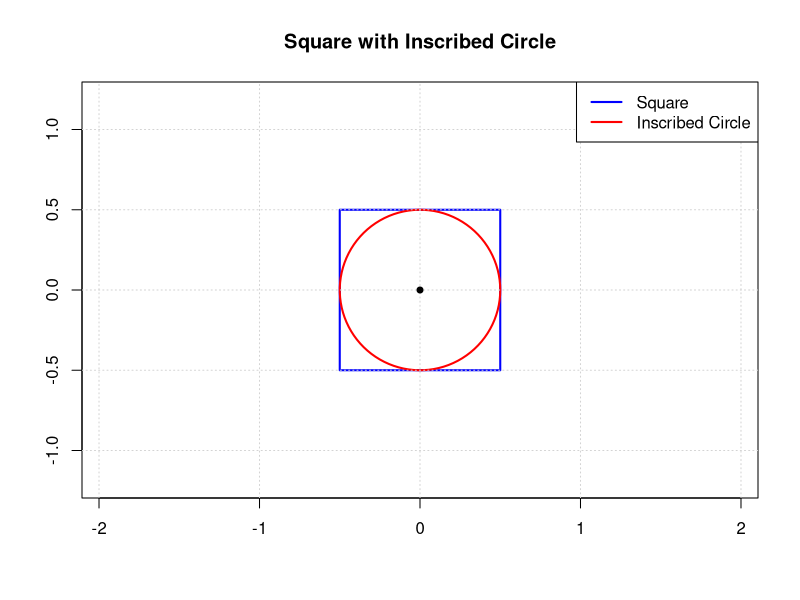
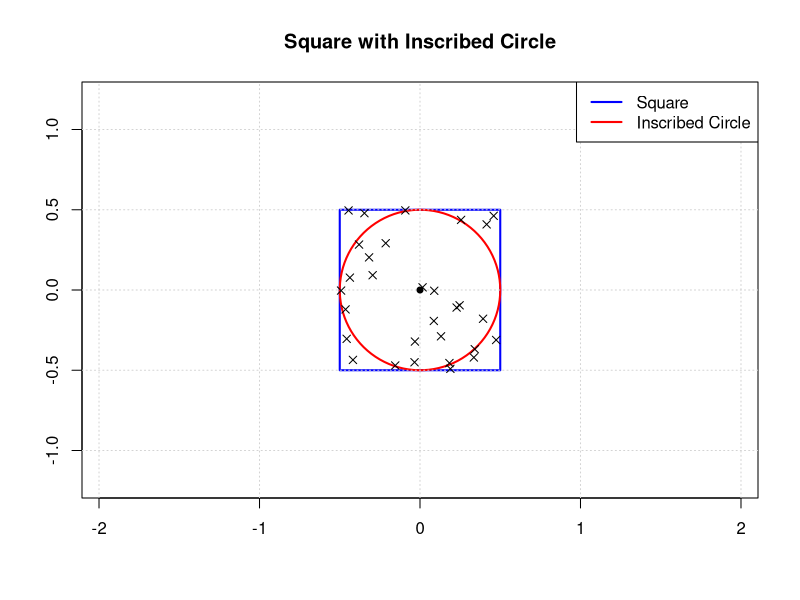
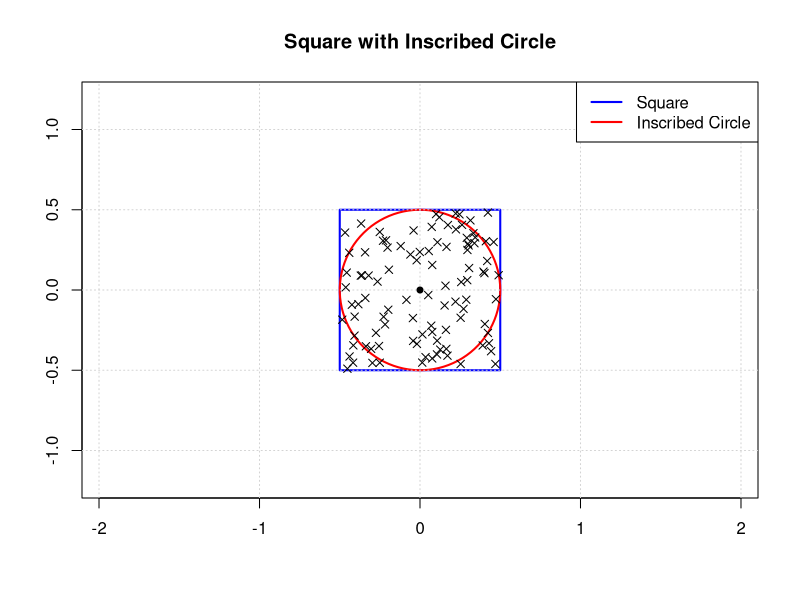
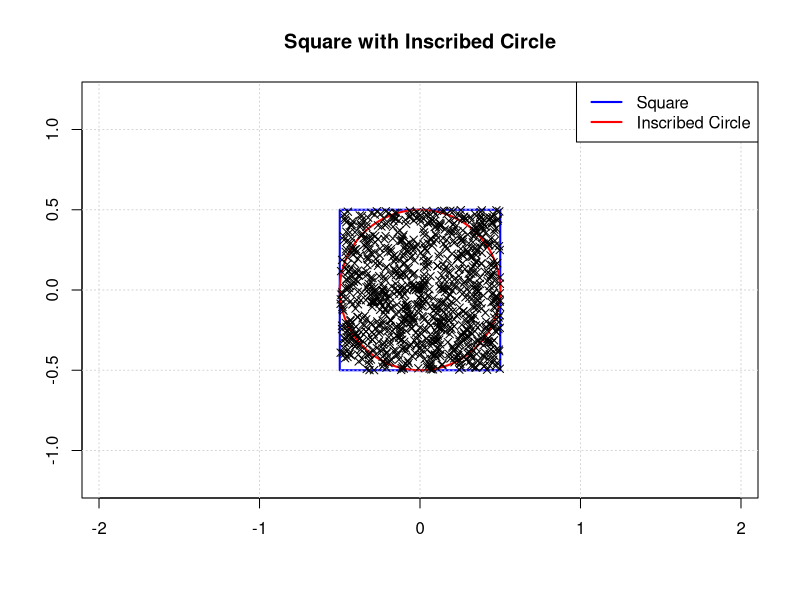
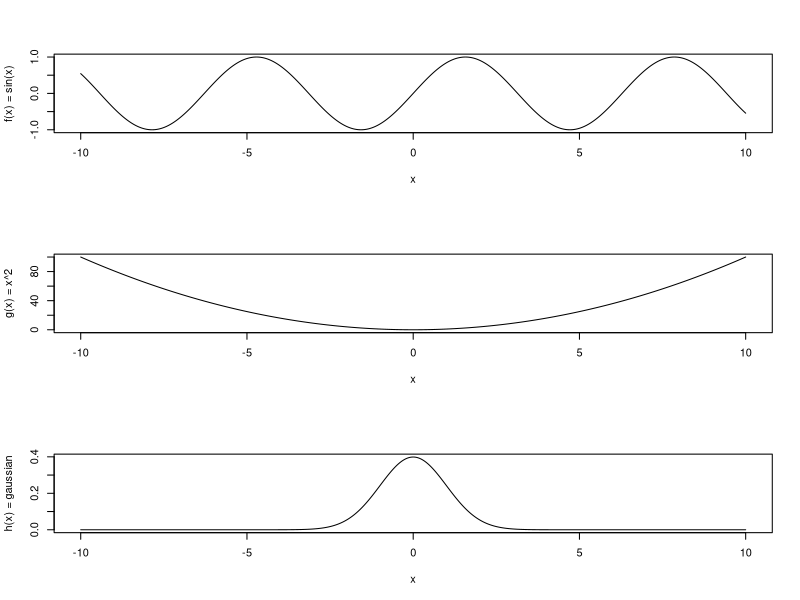
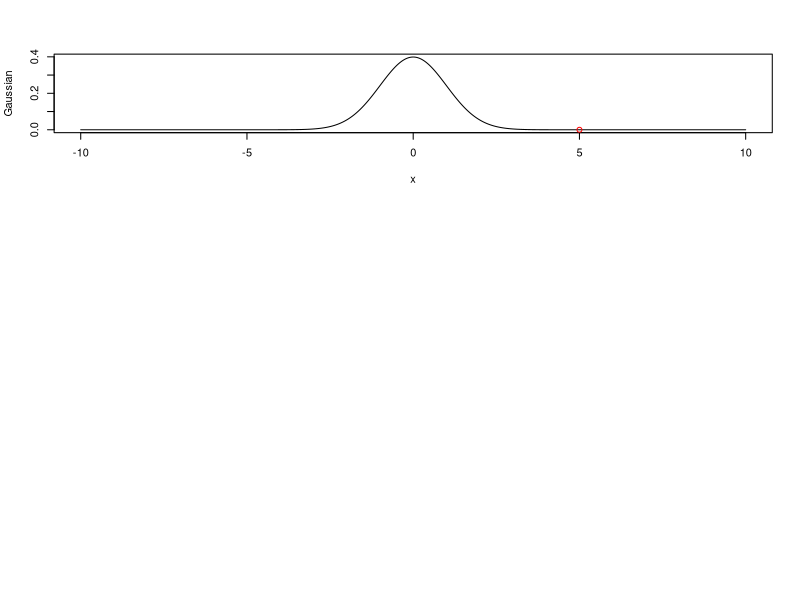
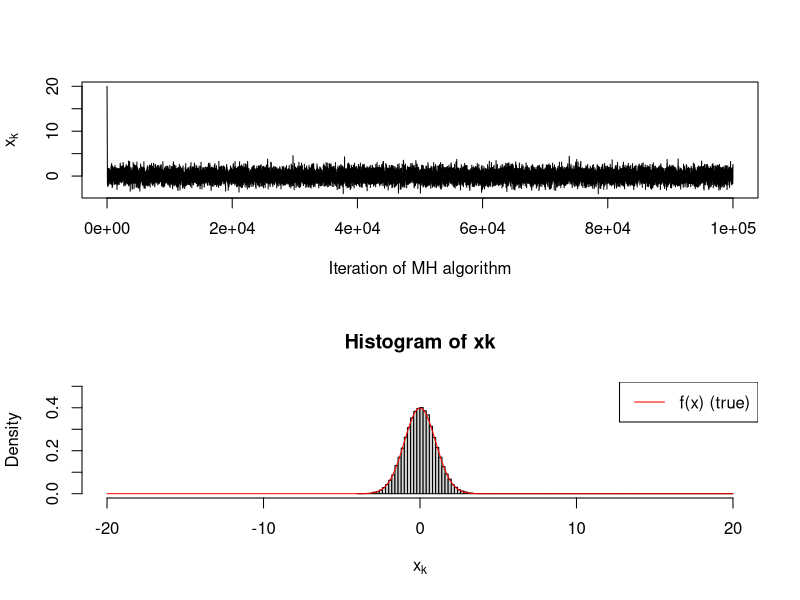

Recreate these plots in R, in order.
## ---- chunk 1
drawDartboard <- function(){
	# Square with Inscribed Circle in R
	# Set up the plot
	plot(c(-1.2, 1.2), c(-1.2, 1.2),
	     type = "n",
	     asp = 1,
	     xlab = "",
	     ylab = "",
	     main = "Square with Inscribed Circle")

	# Define square side length
	side_length <- 1
	half_side <- side_length / 2

	# Draw the square
	# Square vertices: bottom-left, bottom-right, top-right, top-left, back to bottom-left
	square_x <- c(-half_side, half_side, half_side, -half_side, -half_side)
	square_y <- c(-half_side, -half_side, half_side, half_side, -half_side)
	lines(square_x, square_y, col = "blue", lwd = 2)

	# Draw the inscribed circle
	# For a square with side length s, the inscribed circle has radius r = s/2
	radius <- side_length / 2
	theta <- seq(0, 2*pi, length.out = 100)
	circle_x <- radius * cos(theta)
	circle_y <- radius * sin(theta)
	lines(circle_x, circle_y, col = "red", lwd = 2)

	# Add a grid for reference
	grid(col = "lightgray", lty = "dotted")

	# Add legend
	legend("topright",
	       legend = c("Square", "Inscribed Circle"),
	       col = c("blue", "red"),
	       lwd = 2)

	# Optional: Add center point
	points(0, 0, pch = 19, col = "black", cex = 0.8)
}

drawDartboard()
## ---- chunk 2
throwDarts <- function(ndarts){

	# randomly choose (x,y) coordinates independently:
	x <- runif(ndarts,min=-0.5, max=0.5)
	y <- runif(ndarts,min=-0.5, max=0.5)

	# re-draw the dartboard:
	drawDartboard()

	# add the hit locations to the dartboard:
	points(x,y, pch=4)

	return(list(x=x,y=y))
}

throwDarts(30)
## ---- chunk 3
countDartsInside <- function(ndarts){
	darts <- throwDarts(ndarts)

	x = darts$x
	y = darts$y
	r = sqrt(x^2 + y^2)

	numinside = sum(r < 0.5)
	return(numinside/ndarts)
}

# I'll throw 100 darts:
countDartsInside(100)
## ---- chunk 4
calculatePi <- function(ndarts){

	ratio = countDartsInside(ndarts)
	pi_approx = 4 * ratio

	return(pi_approx)
}

# I will throw 1000 darts at the board:
calculatePi(1000)
## ---- chunk 5
#limits of integration:
a <- -5
b <- 5

# functions to integrate:
f <- function(x)sin(x)
g <- function(x) x^2
h <- function(x) 1/sqrt(2*pi) * exp(-x^2/2)

# antiderivatives of these functions (should have +C):
bigf <-function(x) -cos(x)
G <- function(x) x^3/3
H <- function(x) pnorm(x,mean=0,sd=1)
## ---- chunk 6
# bigf(5) - bigf)-5) = 0 (also b/c sin(x) is odd)
# G(5) - G(-5) = 250/3 = 83.333..
# H(5) - H(-5) = 0.9999994

# Let's plot these:
xvals <- seq(-10,10,length=1000)
par(mfrow=c(3,1))
plot(xvals, sapply(xvals, f), type='l',xlab='x',ylab='f(x) = sin(x)')
plot(xvals, sapply(xvals, g), type='l',xlab='x',ylab='g(x) = x^2')
plot(xvals, sapply(xvals, h), type='l',xlab='x',ylab='h(x) = gaussian')
## ---- chunk 7
ndarts <- 50000
xrands <- runif(ndarts, min=a, max=b)

fbar_approx <- mean( f(xrands) )
fbar_approx

gbar_approx <- mean( g(xrands) )
gbar_approx

hbar_approx <- mean( h(xrands) )
hbar_approx
## ---- chunk 8
integral_f <- fbar_approx * (b-a)
integral_f

integral_g <- gbar_approx * (b-a)
integral_g

integral_h <- hbar_approx * (b-a)
integral_h
## ---- chunk 9
plot(xvals, sapply(xvals, h), xlab='x', ylab='Gaussian',
	type='l')
points(x=5, y=0,col='red')
## ---- chunk 10
tailsample <- rnorm(1e4)
## ---- chunk 11
tailprob = 1-pnorm(5)

print(tailprob)
## ---- chunk 12
sum(tailsample > 5)/length(tailsample)
## ---- chunk 13
tailsample <- rnorm(1e6)
sum(tailsample > 5)/length(tailsample)
## ---- chunk 14
h <- function(x) dnorm(x)
w <- function(x) dexp(x-5, rate=1/10)


getimportanceest <- function(ndarts){
	importance_sample <- 5 + rexp(ndarts, rate=1/10)

	ratios <- sapply(importance_sample[importance_sample>5],
			function(x){h(x)/w(x)} )

	return(mean(ratios))
}

getimportanceest(100)
## ---- chunk 15
pnorm(5, lower.tail=F)
## ---- chunk 16
f <- function(x) dnorm(x,mean=0)
## ---- chunk 17
w <- function(x, delta) runif(1, min=x-delta, max=x+delta)
## ---- chunk 18
# initialize state (and allocate into a vector):
ninits <- 100000 # how long to run
xk <- rep(0, length=ninits)
## ---- chunk 19
xk[1] <- 20

for(i in 1:ninits){
	y <- w(xk[i],1)

	# Calculate the "acceptance ratio":
	alpha <- f(y)/f(xk[i])

	# alpha > 1 means we always accept y; alpha < 1 means we only sometimes do:
	u <- runif(1)
	if(alpha > u){xk[i+1] <- y}else{xk[i+1]=xk[i]}
}

par(mfrow=c(2,1))
plot(xk, type='l', xlab='Iteration of MH algorithm', ylab=bquote(x[k]))
hist(xk, xlab=bquote(x[k]), freq=F, ylim=c(0,0.5), breaks=100, xlim=c(-20,20))
lines(seq(-20,20,length=1000), sapply(seq(-20,20,length=1000), f), col='red')
legend('topright',legend=c('f(x) (true)'),col='red',lty=1)
